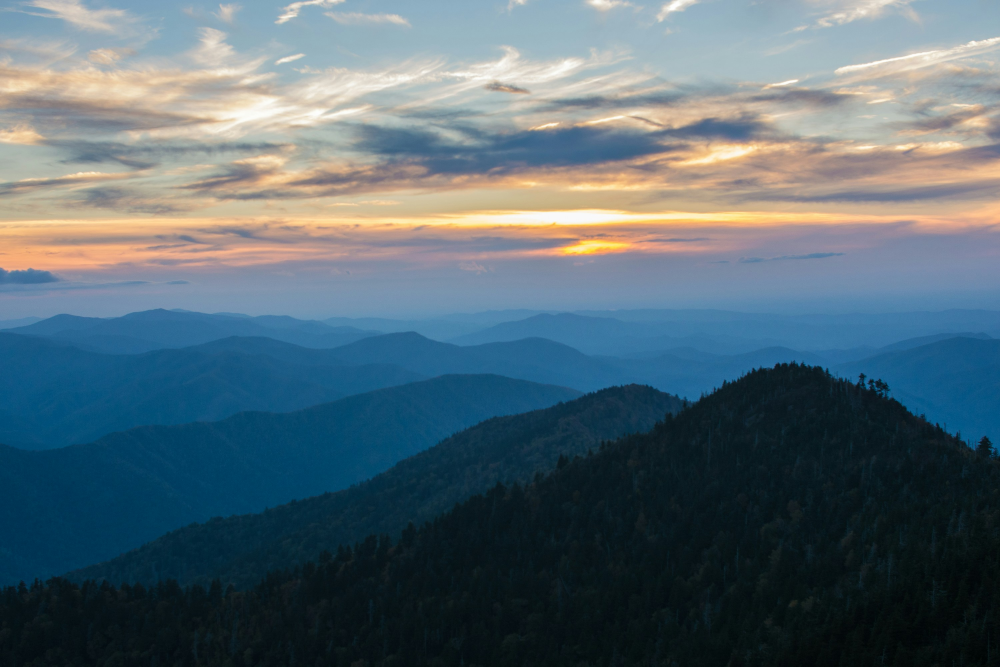
#> input picture Adv-Python/Resources/Images/photo-1516117172878-fd2c41f4a759.jpg, 3000 x 2000 px (shown at 1/3 size); its folder holds only this picture in this run
$ python process_imgs.py
#> lines starting #> are read from the running program, lines starting #| are printed output that depends on the picture
"""Multiprocessing used for concurrent processing of multiple images"""

import os
from time import perf_counter
from PIL import Image, ImageFilter
from concurrent.futures import ProcessPoolExecutor as PPE


img_dir: str = "../Resources/Images"
processed_dir: str = "../Resources/Processed_Images"


def img_resize_blur(img_path: str) -> None:
    size: tuple[int, int] = (800, 800)
    img: Image.open.image = Image.open(img_path)

    img = img.filter(ImageFilter.GaussianBlur(15))
    img.thumbnail(size)

    output_path: str = os.path.join(processed_dir, os.path.basename(img_path))
    img.save(output_path)
    print(f"{img_path} was processed and saved to {output_path}.")


def main() -> None:
    os.makedirs(processed_dir, exist_ok=True)

    img_paths: list[str] = []
    for root, _, files in os.walk(img_dir):
        for file in files:
            if file.endswith(".jpg"):
                img_paths.append(os.path.join(root, file))

    start: float = perf_counter()

    with PPE() as p_executor:
        p_executor.map(img_resize_blur, img_paths)
#> in img_resize_blur, img is the input picture: PIL image 3000x2000 RGB; mean R, G, B 86.7, 105.4, 114.9
#> in img_resize_blur, `img = img.filter(ImageFilter.GaussianBlur(15))`:
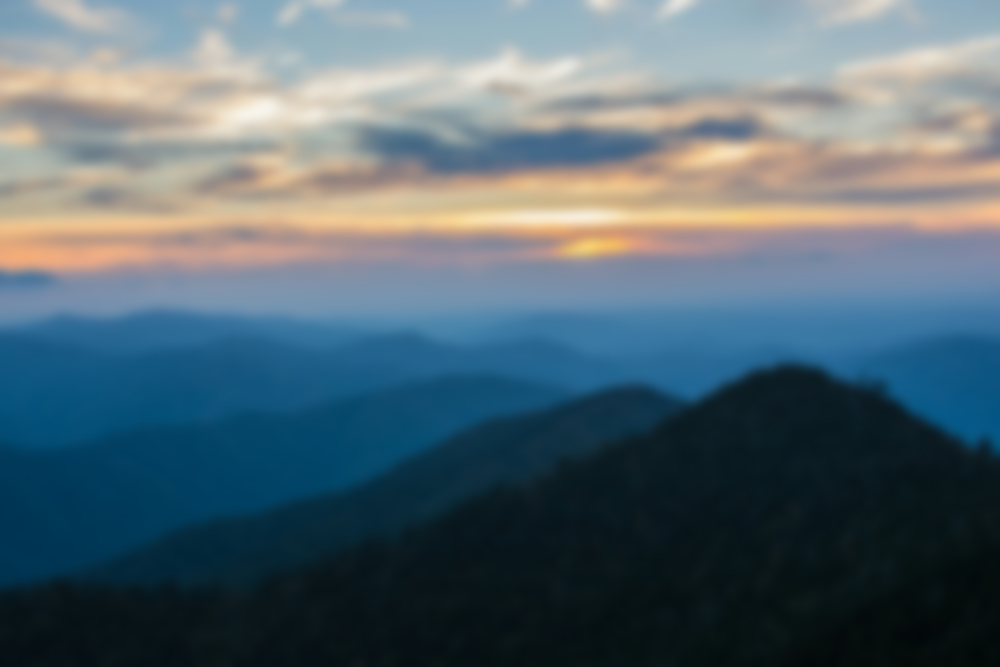
#> img: PIL image 3000x2000 RGB (shown at 1/3 size); mean R, G, B 86.7, 105.4, 114.8
#> in img_resize_blur, `img.thumbnail(size)`:
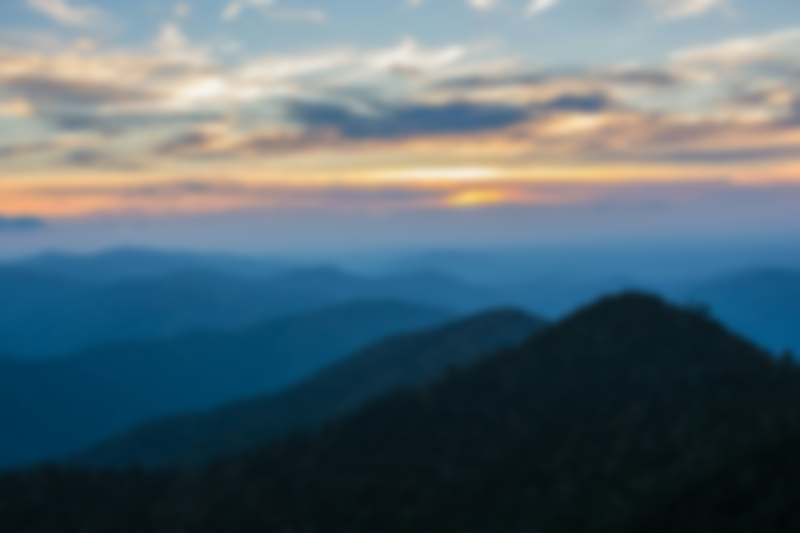
#> img: PIL image 800x533 RGB; mean R, G, B 86.7, 105.4, 114.8

    end: float = perf_counter()
    print(f"\nTime elapsed: {round(end - start, 2)} second(s)\n")  # 4.67s


if __name__ == "__main__":
    main()

$ run again, on Adv-Python/Resources/Images/photo-1549692520-acc6669e2f0c.jpg
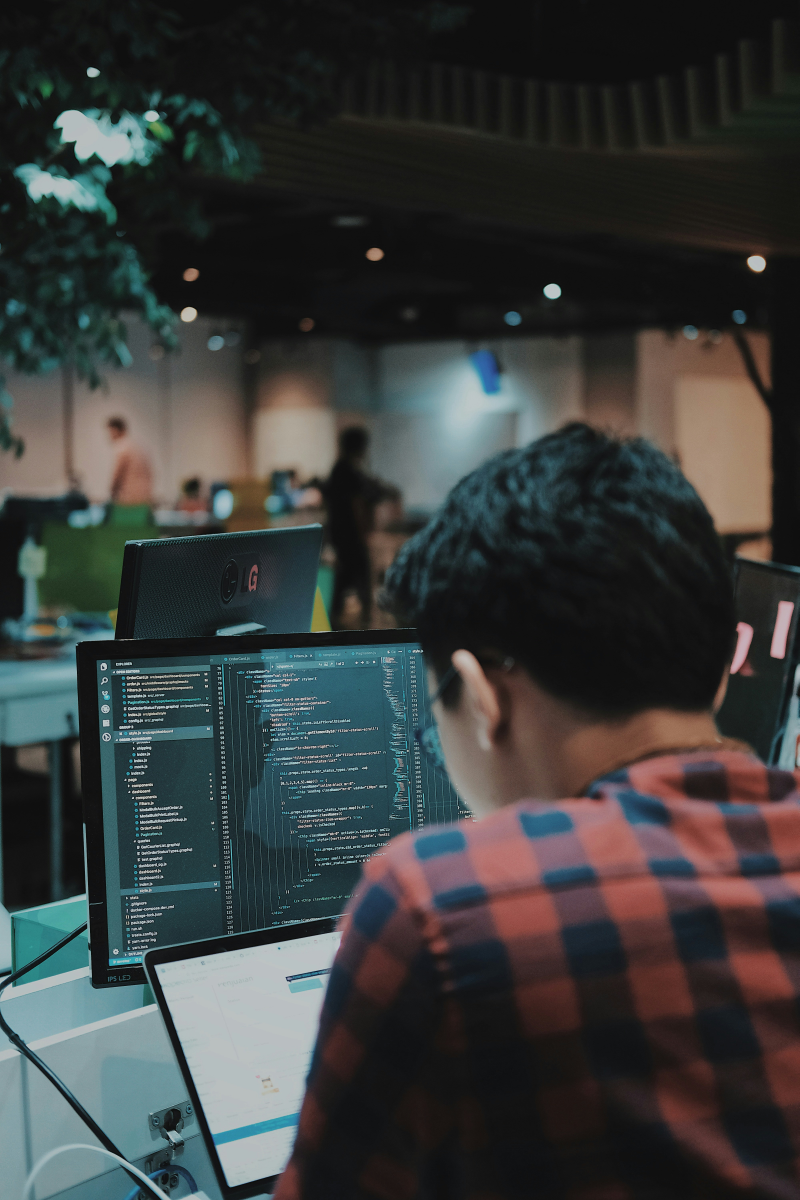
#> input picture Adv-Python/Resources/Images/photo-1549692520-acc6669e2f0c.jpg, 3996 x 6000 px (shown at 1/5 size)
#> in img_resize_blur, img is the input picture: PIL image 3996x6000 RGB; mean R, G, B 57, 60, 59.4
#> in img_resize_blur, `img = img.filter(ImageFilter.GaussianBlur(15))`:
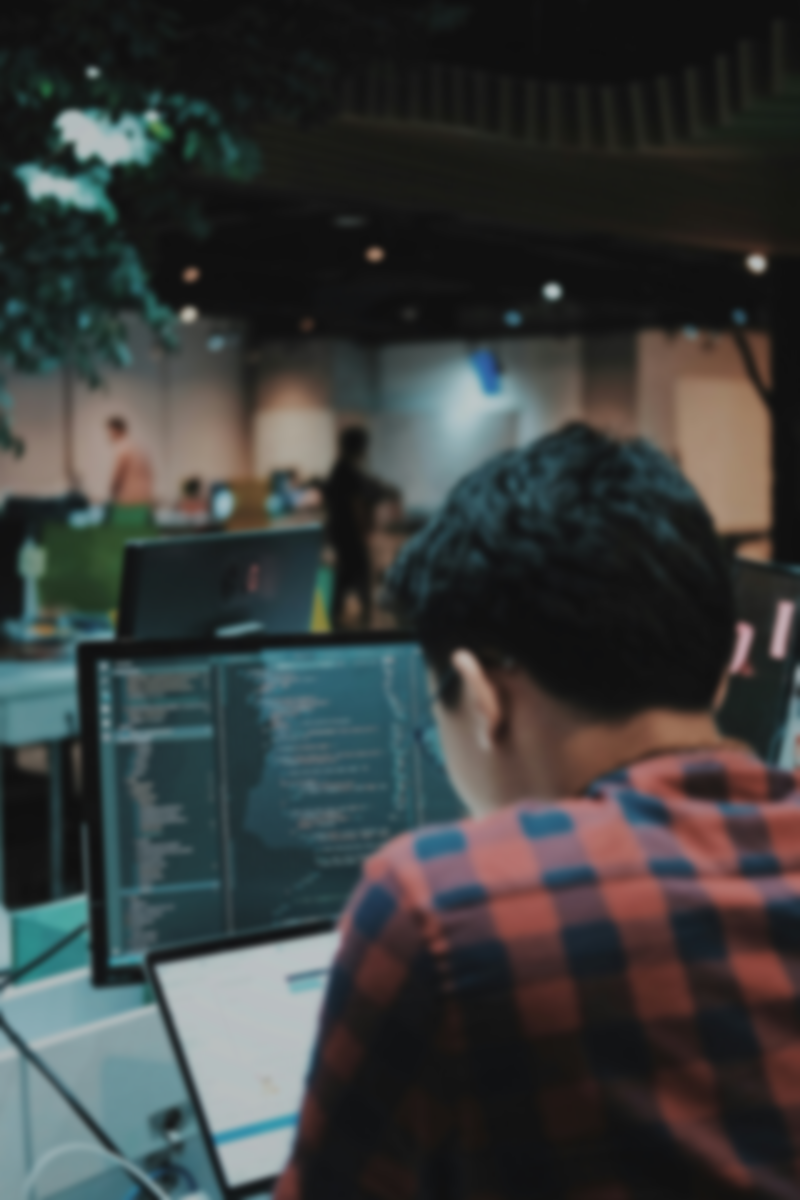
#> img: PIL image 3996x6000 RGB (shown at 1/5 size); mean R, G, B 57, 60, 59.4
#> in img_resize_blur, `img.thumbnail(size)`:
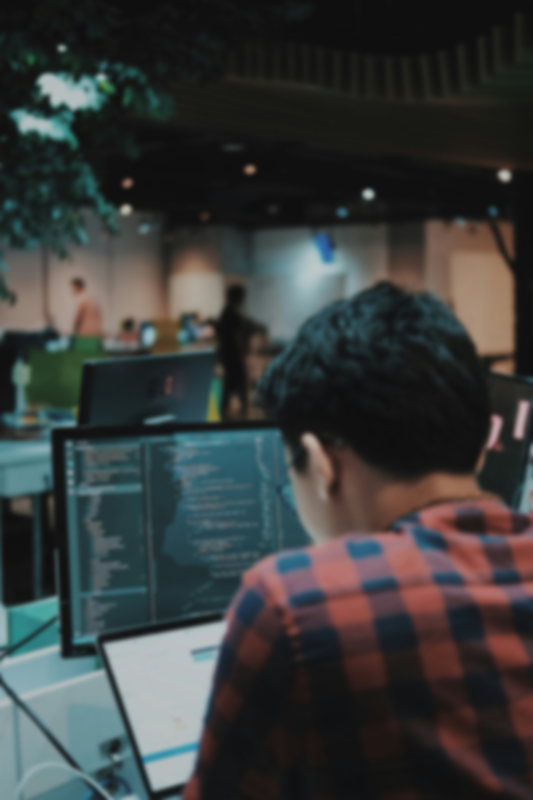
#> img: PIL image 533x800 RGB; mean R, G, B 57, 60, 59.3

$ run again, on Adv-Python/Resources/Images/photo-1516972810927-80185027ca84.jpg
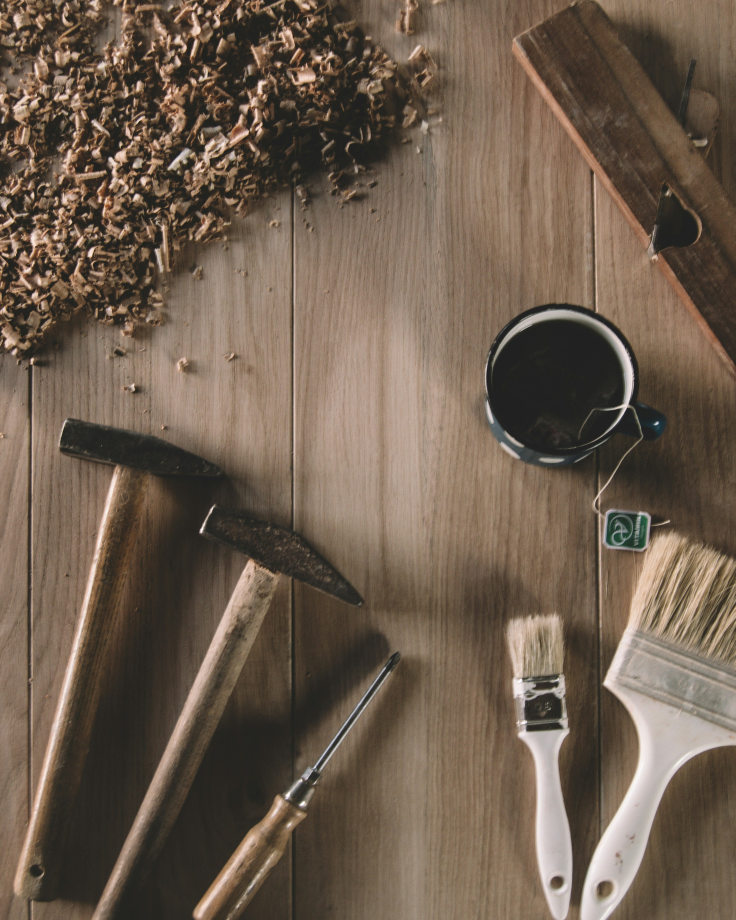
#> input picture Adv-Python/Resources/Images/photo-1516972810927-80185027ca84.jpg, 2943 x 3679 px (shown at 1/4 size)
#> in img_resize_blur, img is the input picture: PIL image 2943x3679 RGB; mean R, G, B 109.9, 93.5, 78.2
#> in img_resize_blur, `img = img.filter(ImageFilter.GaussianBlur(15))`:
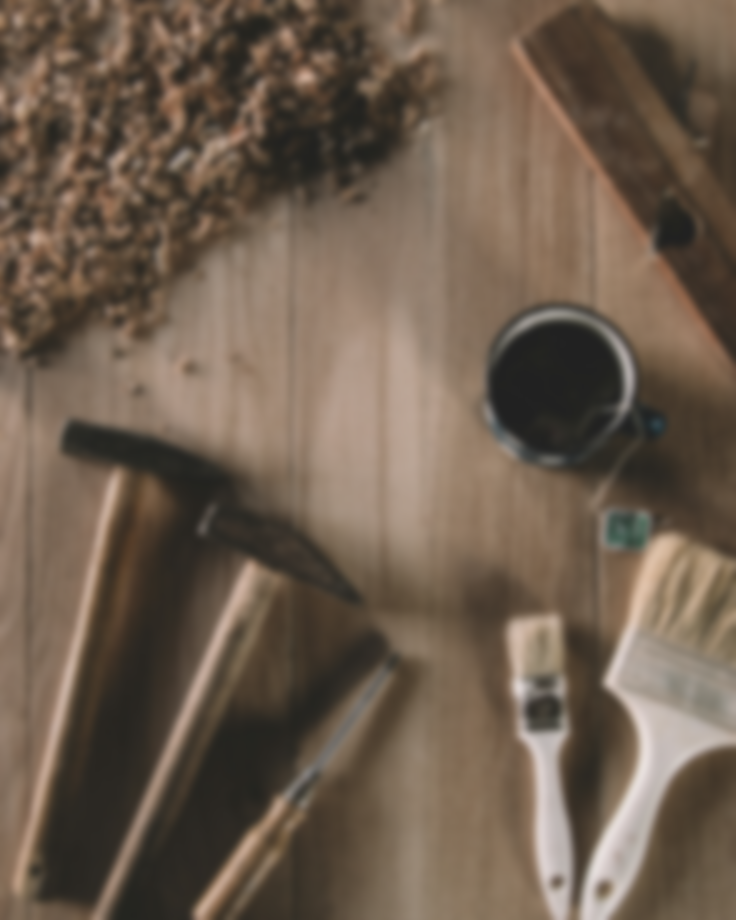
#> img: PIL image 2943x3679 RGB (shown at 1/4 size); mean R, G, B 109.9, 93.5, 78.2
#> in img_resize_blur, `img.thumbnail(size)`:
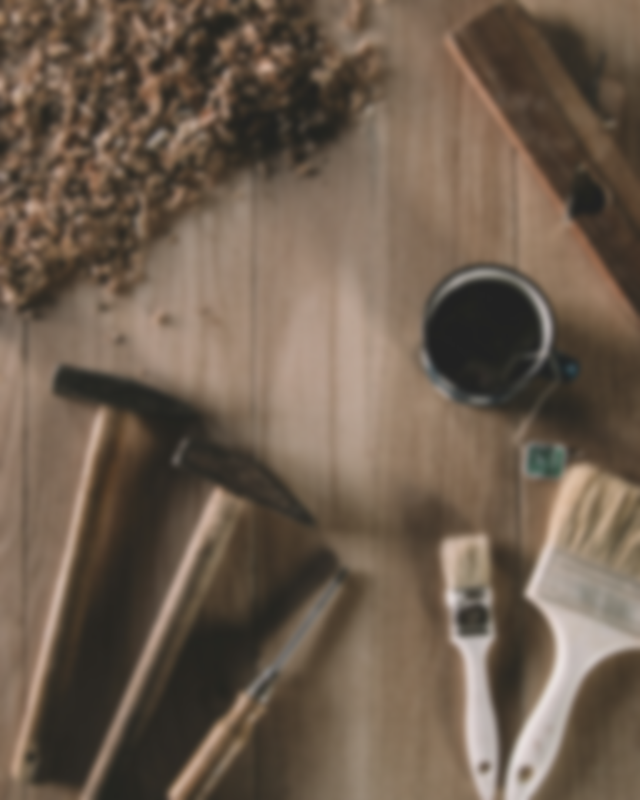
#> img: PIL image 640x800 RGB; mean R, G, B 110, 93.6, 78.3
